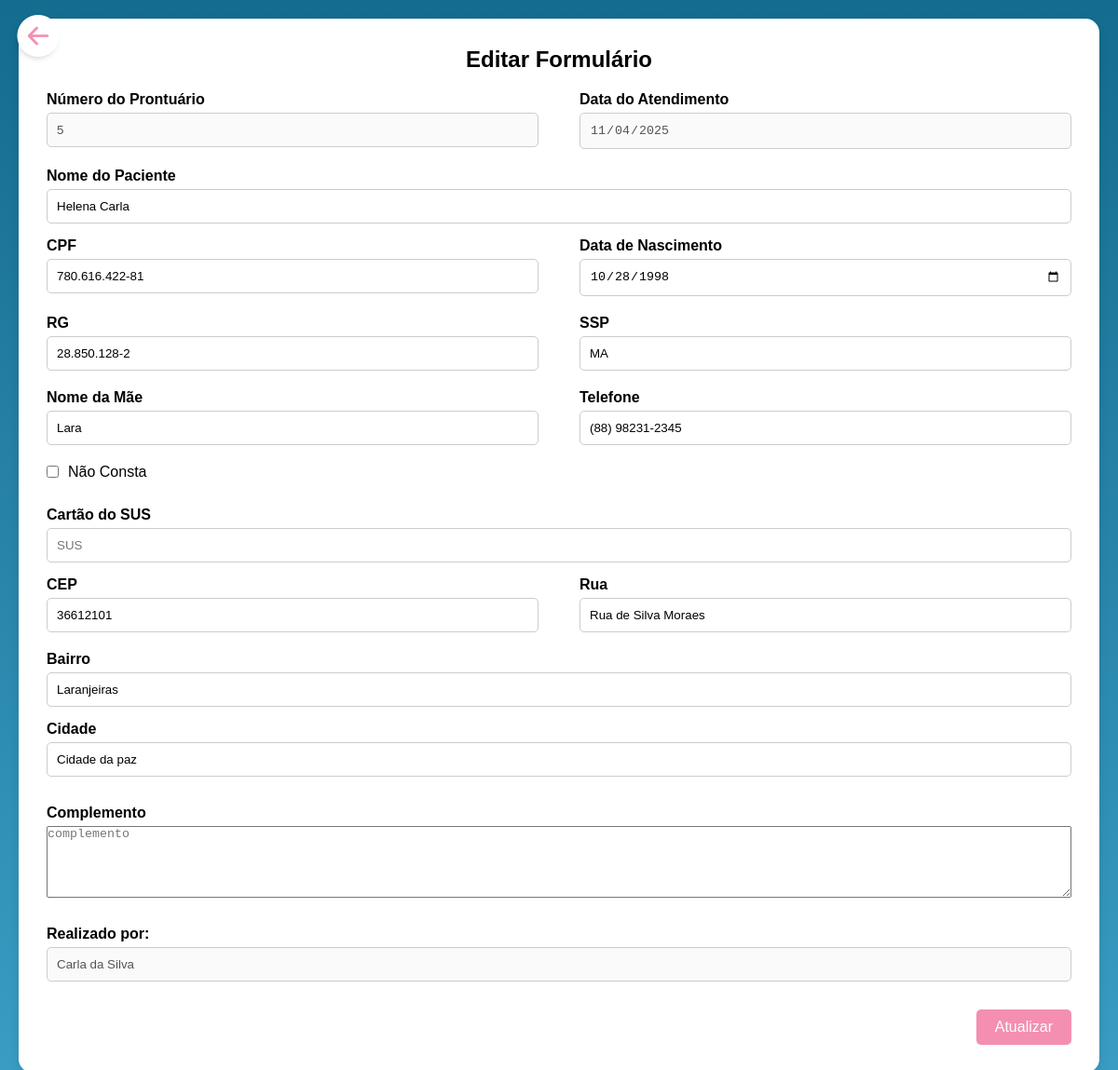
/pages/edit/formularioEdit.php?id=10 (signed in), run on the app's committed database.
### tables this page shows
CREATE TABLE `tbl_prontuario` (
  `id` int(11) NOT NULL,
  `numero_prontuario` int(11) NOT NULL,
  `data_atendimento` date NOT NULL,
  `id_paciente` int(11) NOT NULL,
  `id_user` int(11) NOT NULL,
  `registro` timestamp NOT NULL DEFAULT current_timestamp()
);

CREATE TABLE `tbl_paciente` (
  `id` int(11) NOT NULL,
  `nome` varchar(255) NOT NULL,
  `data_nascimento` date NOT NULL,
  `nome_mae` varchar(255) NOT NULL,
  `mae_nao_consta` tinyint(1) NOT NULL,
  `cpf` varchar(14) NOT NULL,
  `rg` varchar(50) NOT NULL,
  `ssp` varchar(10) NOT NULL,
  `telefone` varchar(50) NOT NULL,
  `cartao_sus` varchar(255) NOT NULL,
  `id_endereco` int(11) NOT NULL,
  `registro` timestamp NOT NULL DEFAULT current_timestamp()
);

CREATE TABLE `tbl_endereco` (
  `id` int(11) NOT NULL,
  `cep` varchar(9) NOT NULL,
  `rua` varchar(255) NOT NULL,
  `bairro` varchar(255) NOT NULL,
  `cidade` varchar(255) NOT NULL,
  `complemento` text NOT NULL
);

CREATE TABLE `tbl_users` (
  `id` int(11) NOT NULL,
  `id_tipo_usuario` int(11) NOT NULL,
  `nome` varchar(255) NOT NULL,
  `matricula` varchar(50) NOT NULL,
  `cpf` varchar(11) NOT NULL,
  `senha` varchar(255) NOT NULL,
  `data_registro` timestamp NOT NULL DEFAULT current_timestamp() ON UPDATE current_timestamp()
);

### pages/edit/formularioEdit.php (the view, shortened to what this page needs)
<?php
    include('../../db/conexao.php');
    $mysqli->set_charset("utf8");
    $id = $_GET['id'] ?? '';
    $id = trim($id);
?>
<!DOCTYPE html>
<html lang="en">
<head>
    <link rel="stylesheet" href="https://cdn.jsdelivr.net/npm/bootstrap-icons@1.10.5/font/bootstrap-icons.css">
    <link rel="stylesheet" href="../../css/formulario.css">
</head>
<body>
    <div class="back-btn">
        <a href="../evolucao/prontuarios.php"><i class="bi bi-arrow-left-circle-fill" id="iconeVoltar"></i></a>
    </div>
    <form method="post" class="container">
        <h2>Editar Formulário</h2>
        <?php
            try {
                $stmt_sql = $mysqli->prepare("SELECT pr.id AS prontuarioId, pr.numero_prontuario, pr.data_atendimento , pa.nome, pa.cpf, pa.data_nascimento,
                pa.rg, pa.ssp, pa.nome_mae, pa.mae_nao_consta,
                pa.telefone, pa.cartao_sus,
                en.id AS enderecoId, en.cep, en.rua, en.bairro, en.cidade, en.complemento, us.nome AS nome_user
                FROM tbl_prontuario pr
                JOIN tbl_paciente pa ON pa.id = pr.id_paciente
                JOIN tbl_endereco en ON en.id = pa.id_endereco
                JOIN tbl_users us ON us.id = pr.id_user
                WHERE pr.id = ?
                LIMIT 1;");
                $stmt_sql->bind_param("i", $id);
                $stmt_sql->execute();
                $result = $stmt_sql->get_result();
                if($result->num_rows == 0) {
                    echo "<p style='text-align:center; color:gray;'>Prontuário não encontrado.</p>";
                } else {
                    while($row = $result->fetch_assoc()) {
                            $numero_prontuario = htmlspecialchars($row['numero_prontuario']);
                            $data_atendimento = htmlspecialchars($row['data_atendimento']);
                            $nome = htmlspecialchars($row['nome']);
                            $cpf = htmlspecialchars($row['cpf']);
                            $data_nascimento = htmlspecialchars($row['data_nascimento']);
                            $rg = htmlspecialchars($row['rg']);
                            $ssp = htmlspecialchars($row['ssp']);
                            $nome_mae = htmlspecialchars($row['nome_mae']);
                            $mae_nao_consta = htmlspecialchars($row['mae_nao_consta']);
                            $telefone = htmlspecialchars($row['telefone']);
                            $cartao_sus = htmlspecialchars($row['cartao_sus']);
                            $cep = htmlspecialchars($row['cep']);
                            $rua = htmlspecialchars($row['rua']);
                            $bairro = htmlspecialchars($row['bairro']);
                            $cidade = htmlspecialchars($row['cidade']);
                            $complemento = htmlspecialchars($row['complemento']);
                            $nome_user = htmlspecialchars($row['nome_user']);
        ?>
        <div class="form-row">
            <div class="form-group">
                <label for="prontuario">Número do Prontuário</label>
                <input type="number" id="numero_prontuario" value="<?php echo $numero_prontuario ?>" name="numero_prontuario" placeholder="Nº Prontuário" disabled>
            </div>
            <div class="form-group">
                <label for="atendimento">Data do Atendimento</label>
                <input type="date" id="data_atendimento" value="<?php echo date("Y-m-d", strtotime($data_atendimento)) ?>" name="data_atendimento" placeholder="Dia / Mês / Ano" disabled>
            </div>
        </div>
        <div class="form-group">
            <label for="nome">Nome do Paciente</label>
            <input type="text" id="nome" value="<?php echo $nome ?>" name="nome" placeholder="Nome" required>
        </div>
        <div class="form-row">
            <div class="form-group">
                <label for="cpf">CPF</label>
                <input type="text" id="cpf" value="<?php echo $cpf ?>" name="cpf" placeholder="CPF" required>
            </div>
            <div class="form-group">
                <label for="nascimento">Data de Nascimento</label>
                <input type="date" id="nascimento" value="<?php echo date('Y-m-d', strtotime($data_nascimento)) ?>" name="data_nascimento" placeholder="Dia / Mês / Ano" required>
            </div>
        </div>
        <div class="form-row">
            <div class="form-group">
                <label for="rg">RG</label>
                <input type="text" id="rg" value="<?php echo $rg ?>" name="rg" placeholder="RG" required>
            </div>
            <div class="form-group">
                <label for="ssp">SSP</label>
                <input type="text" id="ssp" value="<?php echo $ssp ?>" name="ssp" placeholder="SSP" required>
            </div>
        </div>
        <div class="form-row">
            <div class="form-group">
                <label for="nome-mae">Nome da Mãe</label>
                <input type="text" id="nome-mae" value="<?php echo $nome_mae ?>" name="nome_mae" placeholder="Nome da Mãe">
            </div>
            <div class="form-group">
                <label for="telefone">Telefone</label>
                <input type="text" id="telefone" value="<?php echo $telefone ?>" name="telefone" placeholder="Telefone" required>
            </div>
        </div>
        <div class="form-row">
            <div class="checkbox-group">
                <input type="checkbox" id="nao-consta-mae" name="nome_mae_consta"  <?php echo ($mae_nao_consta == 1) ? 'checked': ""; ?>>
                <label for="nao-consta-mae">Não Consta</label>
            </div>
        </div>
        <br>
        <div class="form-group">
            <label for="sus">Cartão do SUS</label>
            <input type="text" id="sus" value="<?php echo $cartao_sus ?>" name="cartao_sus" placeholder="SUS">
        </div>
        <div class="form-row">
            <div class="form-group">
                <label for="cep">CEP</label>
                <input type="text" id="cep" value="<?php echo $cep ?>" name="cep" placeholder="cep" required>
            </div>
            <div class="form-group">
                <label for="rua">Rua</label>
                <input type="text" id="rua" value="<?php echo $rua ?>" name="rua" placeholder="Rua" required>
            </div>
        </div>
        <div class="form-group">
            <div class="form-group">
                <label for="rua">Bairro</label>
                <input type="text" id="bairro" value="<?php echo $bairro ?>" name="bairro" placeholder="bairro" required>
            </div>
            <div class="form-group">
                <label for="cidade">Cidade</label>
                <input type="text" id="cidade" value="<?php echo $cidade ?>" name="cidade" placeholder="Cidade" required>
            </div>
        </div>
        <div class="form-group">
            <div class="form-group">
                <label for="cidade">Complemento</label>
                <textarea rows="5" cols="30" id="complemento" name="complemento" placeholder="complemento"><?php echo htmlspecialchars($complemento) ?></textarea>
            </div>
        </div>
        <div class="form-group">
            <div class="form-group">
                <label for="nome_user">Realizado por:</label>
                <input type="text" id="nome-user" value="<?php echo $nome_user ?>" name="nome_user" placeholder="<?php echo $nome_user ?>" disabled>
            </div>
        </div>
        <?php
                    }
                }
            } catch(Exception $e) {
                echo "<p style='color:red; text-align:center;'>Erro ao buscar formulário.</p>";
                error_log("Error ao bsucar formulário. " . $e->getMessage());
            }
        ?>
        <div class="submit-btn">
            <button type="submit" name="atualizar">Atualizar</button>
        </div>
    </form>
</body>
</html>

### css/formulario.css (style rules this page uses)
* { margin: 0; padding: 0; box-sizing: border-box; }
body { font-family: Arial, sans-serif; display: flex; justify-content: center; align-items: flex-start; padding: 20px; min-height: 100vh; }
.container { background-color: #fff; padding: 30px; border-radius: 15px; box-shadow: 0 4px 12px rgba(0, 0, 0, 0.1); max-width: 1200px; width: 100%; }
.container h2 { text-align: center; margin-bottom: 20px; }
.form-group { display: flex; flex-direction: column; margin-bottom: 15px; width: 100%; }
.form-group label { font-weight: bold; margin-bottom: 5px; }
.form-group input { padding: 10px; border: 1px solid #ccc; border-radius: 5px; width: 100%; }
.form-row { display: flex; flex-wrap: wrap; justify-content: space-between; }
.form-row .form-group { flex: 0 0 48%; margin-bottom: 20px; }
.checkbox-group { display: flex; align-items: center; margin-bottom: 10px; }
.checkbox-group input[type="checkbox"] { margin-right: 10px; }
.submit-btn { display: flex; justify-content: flex-end; }
.submit-btn button { padding: 10px 20px; background-color: #f48fb1; border: none; border-radius: 5px; color: white; cursor: pointer; font-size: 16px; }
.back-btn { position: fixed; top: 20px; left: 20px; background-color: #f48fb1; color: white; border: none; border-radius: 50%; width: 40px; height: 40px; display: flex; justify-content: center; align-items: center; font-size: 18px; cursor: pointer; box-shadow: 0 2px 6px rgba(0, 0, 0, 0.2); }
#iconeVoltar { color: white; font-size: 250%; margin-left: 2%; cursor: pointer; }

### pages/edit/formularioEdit.php (style rules this page uses)
body { background: #146c8f; background: linear-gradient(180deg,rgba(20, 108, 143, 1) 0%, rgba(59, 157, 196, 1) 100%); }

### data on the page
tbl_prontuario: numero_prontuario "5", data_atendimento "11/04/2025", nome "Helena Carla", cpf "780.616.422-81", data_nascimento "10/28/1998", rg "28.850.128-2", ssp "MA", nome_mae "Lara", telefone "(88) 98231-2345", cep "36612101", rua "Rua de Silva Moraes", bairro "Laranjeiras", cidade "Cidade da paz", nome_user "Carla da Silva"
